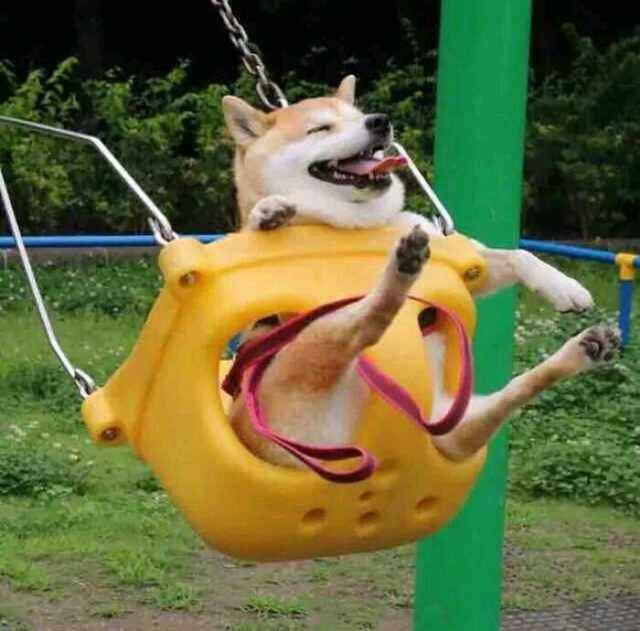
#> input picture pillow_demo/QQ图片20171023201929.jpg, 640 x 631 px
$ python pillow_convert.py
#> lines starting #> are read from the running program, lines starting #| are printed output that depends on the picture
from PIL import Image
# pil_im = Image.open('QQ图片20171023201929.jpg')
pil_im = Image.open('QQ图片20171023201929.jpg').convert('L')
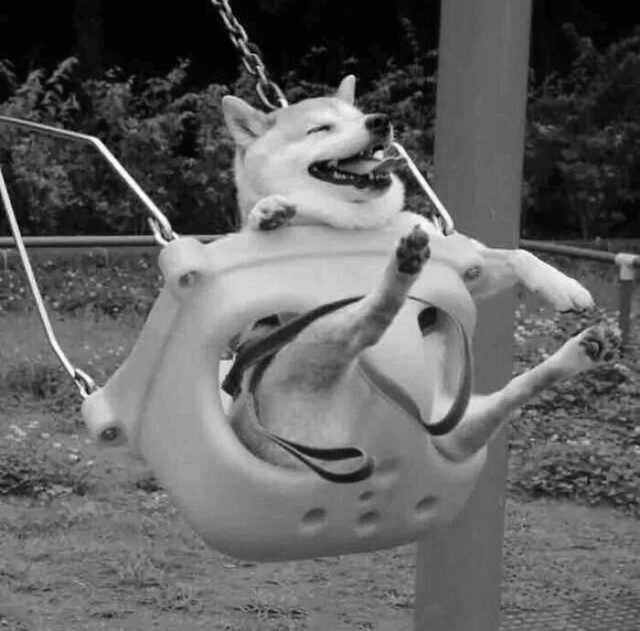
#> pil_im: PIL image 640x631 L; min 0, max 255, mean 98
pil_im.save('convert.jpg', 'jpeg')
